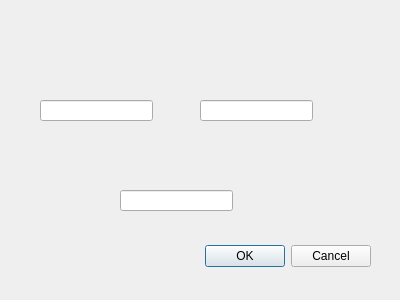
<?xml version="1.0" encoding="UTF-8"?>
<ui version="4.0">
 <class>editDbPopupDialog</class>
 <widget class="QDialog" name="editDbPopupDialog">
  <property name="geometry">
   <rect>
    <x>0</x>
    <y>0</y>
    <width>400</width>
    <height>300</height>
   </rect>
  </property>
  <property name="windowTitle">
   <string>Dialog</string>
  </property>
  <widget class="QDialogButtonBox" name="buttonBox">
   <property name="geometry">
    <rect>
     <x>30</x>
     <y>240</y>
     <width>341</width>
     <height>32</height>
    </rect>
   </property>
   <property name="orientation">
    <enum>Qt::Horizontal</enum>
   </property>
   <property name="standardButtons">
    <set>QDialogButtonBox::Cancel|QDialogButtonBox::Ok</set>
   </property>
  </widget>
  <widget class="QLineEdit" name="FNEdit">
   <property name="geometry">
    <rect>
     <x>40</x>
     <y>100</y>
     <width>113</width>
     <height>21</height>
    </rect>
   </property>
  </widget>
  <widget class="QLineEdit" name="LNEdit">
   <property name="geometry">
    <rect>
     <x>200</x>
     <y>100</y>
     <width>113</width>
     <height>21</height>
    </rect>
   </property>
  </widget>
  <widget class="QLineEdit" name="IDEdit">
   <property name="geometry">
    <rect>
     <x>120</x>
     <y>190</y>
     <width>113</width>
     <height>21</height>
    </rect>
   </property>
  </widget>
 </widget>
 <resources/>
 <connections>
  <connection>
   <sender>buttonBox</sender>
   <signal>accepted()</signal>
   <receiver>editDbPopupDialog</receiver>
   <slot>accept()</slot>
   <hints>
    <hint type="sourcelabel">
     <x>248</x>
     <y>254</y>
    </hint>
    <hint type="destinationlabel">
     <x>157</x>
     <y>274</y>
    </hint>
   </hints>
  </connection>
  <connection>
   <sender>buttonBox</sender>
   <signal>rejected()</signal>
   <receiver>editDbPopupDialog</receiver>
   <slot>reject()</slot>
   <hints>
    <hint type="sourcelabel">
     <x>316</x>
     <y>260</y>
    </hint>
    <hint type="destinationlabel">
     <x>286</x>
     <y>274</y>
    </hint>
   </hints>
  </connection>
 </connections>
</ui>
